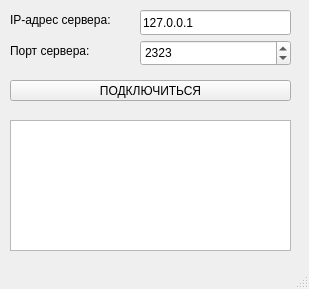
<?xml version="1.0" encoding="UTF-8"?>
<ui version="4.0">
 <class>MainWindow</class>
 <widget class="QMainWindow" name="MainWindow">
  <property name="geometry">
   <rect>
    <x>0</x>
    <y>0</y>
    <width>309</width>
    <height>289</height>
   </rect>
  </property>
  <property name="windowTitle">
   <string>MainWindow</string>
  </property>
  <widget class="QWidget" name="centralwidget">
   <widget class="QPushButton" name="connect">
    <property name="geometry">
     <rect>
      <x>10</x>
      <y>80</y>
      <width>281</width>
      <height>21</height>
     </rect>
    </property>
    <property name="text">
     <string>ПОДКЛЮЧИТЬСЯ</string>
    </property>
   </widget>
   <widget class="QTextBrowser" name="textBrowser">
    <property name="geometry">
     <rect>
      <x>10</x>
      <y>120</y>
      <width>281</width>
      <height>131</height>
     </rect>
    </property>
   </widget>
   <widget class="QSpinBox" name="spinBox">
    <property name="geometry">
     <rect>
      <x>140</x>
      <y>40</y>
      <width>151</width>
      <height>26</height>
     </rect>
    </property>
    <property name="maximum">
     <number>70000</number>
    </property>
    <property name="value">
     <number>2323</number>
    </property>
   </widget>
   <widget class="QLabel" name="label_2">
    <property name="geometry">
     <rect>
      <x>10</x>
      <y>40</y>
      <width>111</width>
      <height>21</height>
     </rect>
    </property>
    <property name="text">
     <string>Порт сервера:</string>
    </property>
   </widget>
   <widget class="QLabel" name="label_3">
    <property name="geometry">
     <rect>
      <x>10</x>
      <y>10</y>
      <width>131</width>
      <height>20</height>
     </rect>
    </property>
    <property name="text">
     <string>IP-адрес сервера:</string>
    </property>
   </widget>
   <widget class="QLineEdit" name="server_ip">
    <property name="geometry">
     <rect>
      <x>140</x>
      <y>10</y>
      <width>151</width>
      <height>25</height>
     </rect>
    </property>
    <property name="text">
     <string>127.0.0.1</string>
    </property>
   </widget>
  </widget>
  <widget class="QMenuBar" name="menubar">
   <property name="geometry">
    <rect>
     <x>0</x>
     <y>0</y>
     <width>309</width>
     <height>22</height>
    </rect>
   </property>
  </widget>
  <widget class="QStatusBar" name="statusbar"/>
 </widget>
 <resources/>
 <connections/>
</ui>
